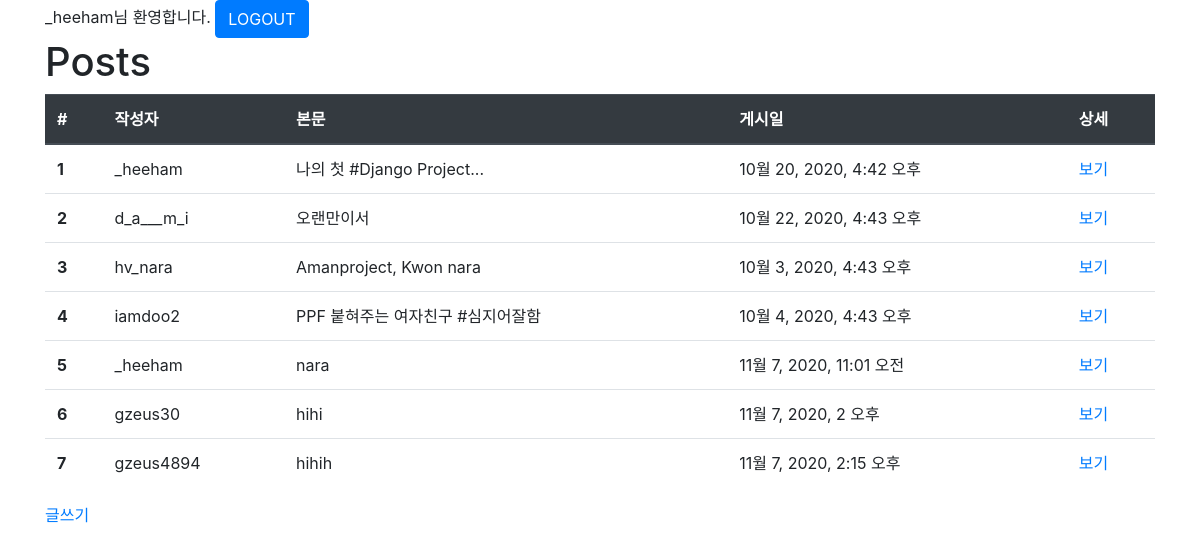
Screenshot of /posts/ (signed in) with the database file from the repository.
### posts/models.py (models this page shows, shortened)
class Post(models.Model):
    user = models.ForeignKey(User, on_delete=models.CASCADE, null=False)
    body = models.TextField()
    image = models.ImageField(upload_to='post', null=True)
    created_at = models.DateTimeField()
    liked_users = models.ManyToManyField(User, related_name='liked_posts')

### posts/views.py (the view)
# urls.py: path('', views.index, name='index'),
def index(request):
    posts = Post.objects.all()
    context = {'posts': posts}
    return render(request, 'posts/index.html', context)

### posts/templates/posts/index.html
{% extends "base.html" %}
{% load static %}
{% block style %}
  <link rel="stylesheet" href="{% static 'posts/style.css'%}" />
{% endblock %}
{% block content %}
  <div class="container">
    <h1>Posts</h1>
    {% if posts %}
    <table class="table">
      <thead class="thead-dark">
        <tr>
          <th>#</th>
          <th>작성자</th>
          <th>본문</th>
          <th>게시일</th>
          <th>상세</th>
        </tr>
      </thead>
      <tbody>
        {% for post in posts %}
        <tr>
          <th>{{ post.id }}</th>
          <td>{{ post.user.get_username }}</td>
          <td>{{ post.body }}</td>
          <td>{{ post.created_at }}</td>
          <td><a href="{% url 'posts:detail' post.id %}">보기</a></td>
        </tr>
        {% endfor %}
      </tbody>
    </table>
    {% else %}
      <p>No Posts.</p>
    {% endif %}
    <a href="{% url 'posts:new' %}">글쓰기</a>
  </div>
{% endblock %}

### templates/base.html (shortened to what this page needs)
{% load static %}
<!DOCTYPE html>
<html lang="ko">
  <head>
    <link rel="stylesheet" href="{% static 'style.css'%}" />
    <link rel="stylesheet" href="https://cdn.jsdelivr.net/npm/bootstrap@4.5.3/dist/css/bootstrap.min.css"
>
    {% block style %}
    {% endblock %}
  </head>
  <body>
    {% if user.is_authenticated %}
      <div class="container">
        <form action="{% url 'accounts:logout' %}" method="POST">
          {{ user.get_username }}님 환영합니다.
          <button type="submit" class="btn btn-primary">LOGOUT</button>
        </form>
      </div>
    {% endif %}
    {% block content %}
    {% endblock %}
  </body>
</html>

### static/style.css (style rules this page uses)
* { margin: 0px; padding: 0px; box-sizing: border-box; }

### rows the page displays
Post: id "1", user.get_username "_heeham", body "나의 첫 #Django Project...", created_at "10월 20, 2020, 4:42 오후"
Post: id "2", user.get_username "d_a___m_i", body "오랜만이서", created_at "10월 22, 2020, 4:43 오후"
Post: id "3", user.get_username "hv_nara", body "Amanproject, Kwon nara", created_at "10월 3, 2020, 4:43 오후"
Post: id "4", user.get_username "iamdoo2", body "PPF 붙혀주는 여자친구 #심지어잘함", created_at "10월 4, 2020, 4:43 오후"
Post: id "5", user.get_username "_heeham", body "nara", created_at "11월 7, 2020, 11:01 오전"
Post: id "6", user.get_username "gzeus30", body "hihi", created_at "11월 7, 2020, 2 오후"
Post: id "7", user.get_username "gzeus4894", body "hihih", created_at "11월 7, 2020, 2:15 오후"

### other values shown
{{ user.get_username }} "_heeham"
